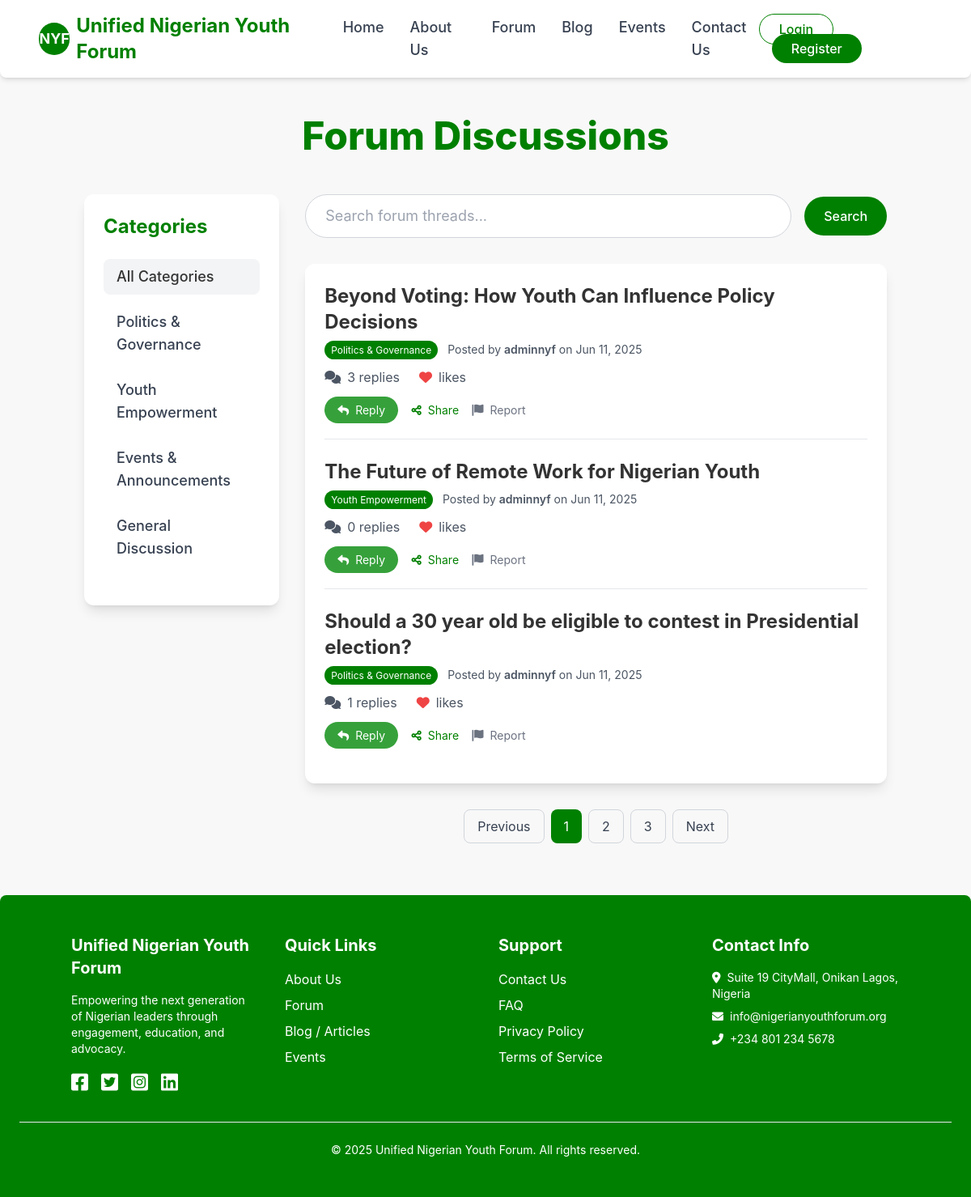
The app's page /forum/ with its own data.
### app/models.py (models this page shows, shortened)
class ForumThread(models.Model):
    title = models.CharField(max_length=255)
    content = models.TextField(blank=True, null=True) # Initial post content
    author = models.ForeignKey(User, on_delete=models.CASCADE, related_name='forum_threads')
    image = models.ImageField(upload_to='forum/', blank=True, null=True)
    category = models.CharField(
        max_length=50,
        choices=[
            ('politics', 'Politics & Governance'),
            ('youth_empowerment', 'Youth Empowerment'),
            ('events_announcements', 'Events & Announcements'),
            ('general', 'General Discussion'),
        ],
        default='general'
    )
    created_at = models.DateTimeField(auto_now_add=True)
    updated_at = models.DateTimeField(auto_now=True)
    class Meta:
        ordering = ['-updated_at'] # Most recently active threads first

class User(AbstractUser):
    phone_number = models.CharField(max_length=15, blank=True, null=True)
    bio = models.TextField(blank=True, null=True)
    profile_pics = models.ImageField(upload_to='profile_pics/', blank=True, null=True,
                                     help_text="User's profile picture.")

### app/views.py (the view)
# urls.py: path('forum/', views.forum_list_view, name='forum_list'),
def forum_list_view(request):
    threads = ForumThread.objects.annotate(num_replies=Count('replies')).all().order_by('-updated_at')
    query = request.GET.get('q')
    category = request.GET.get('category')
    if query:
        threads = threads.filter(title__icontains=query)
    if category and category != 'all':
        threads = threads.filter(category=category)
    context = {
        'threads': threads,
        'current_query': query,
        'current_category': category,
        'categories': ForumThread.category.field.choices, # Get choices for dropdown
    }
    return render(request, 'app/forum_list.html', context)

### app/templates/app/forum_list.html (shortened to what this page needs)
{% extends 'app/layout.html' %}
{% block content %}
    <div class="container mx-auto px-4 py-16">
        <h1 class="text-5xl font-extrabold text-primary-green text-center mb-12">Forum Discussions</h1>
        <div class="flex flex-col lg:flex-row gap-8">
            <aside class="w-full lg:w-1/4 bg-white rounded-xl shadow-lg p-6 lg:sticky lg:top-24 h-fit">
                <h2 class="text-2xl font-bold text-primary-green mb-6">Categories</h2>
                <nav class="space-y-3 mb-6">
                    <a href="{% url 'forum_list' %}?category=all" class="block px-4 py-2 rounded-lg text-lg font-medium text-dark-text {% if not current_category or current_category == 'all' %}bg-gray-100{% endif %}">All Categories</a>
                    {% for value, label in categories %}
                    <a href="{% url 'forum_list' %}?category={{ value }}" class="block px-4 py-2 rounded-lg text-lg font-medium text-gray-700 hover:bg-gray-50 {% if current_category == value %}bg-gray-100{% endif %}">{{ label }}</a>
                    {% endfor %}
                </nav>
            </aside>
            <div class="w-full lg:w-3/4">
                <div class="mb-8">
                    <form method="get" action="{% url 'forum_list' %}" class="flex items-center">
                        <input type="text" name="q" placeholder="Search forum threads..." class="flex-grow px-6 py-3 border border-gray-300 rounded-full focus:outline-none focus:border-primary-green transition-colors text-lg" value="{{ current_query|default:'' }}">
                        <button type="submit" class="ml-4 bg-primary-green text-white px-6 py-3 rounded-full hover:bg-secondary-green transition-colors font-medium">Search</button>
                    </form>
                </div>
                <div class="bg-white rounded-xl shadow-lg p-6 mb-8">
                    <ul class="space-y-6">
                        {% for thread in threads %}
                        <li class="border-b border-gray-200 pb-6 last:border-b-0">
                            <h3 class="text-2xl font-bold text-dark-text mb-2">
                                <a href="{% url 'forum_detail' thread_id=thread.id %}" class="hover:text-primary-green transition-colors">{{ thread.title }}</a>
                            </h3>
                            <p class="text-gray-600 text-sm mb-3">
                                <span class="bg-primary-green text-white text-xs px-2 py-1 rounded-full mr-2">{{ thread.get_category_display }}</span>
                                Posted by <span class="font-semibold">{{ thread.author.username }}</span> on {{ thread.created_at|date:"M d, Y" }}
                            </p>
                            <div class="flex items-center space-x-6 text-gray-600">
                                <span class="flex items-center"><i class="fas fa-comments mr-2"></i> {{ thread.num_replies }} replies</span>
                                <span class="flex items-center"><i class="fas fa-heart mr-2 text-red-500"></i> {{ thread.likes.count }} likes</span>
                            </div>
                            <div class="mt-4 space-x-3">
                                <a href="{% url 'forum_detail' thread_id=thread.id %}" class="bg-secondary-green text-white px-4 py-2 rounded-full text-sm hover:bg-primary-green transition-colors"><i class="fas fa-reply mr-1"></i> Reply</a>
                                <button class="text-primary-green hover:text-secondary-green transition-colors text-sm"><i class="fas fa-share-alt mr-1"></i> Share</button>
                                <button class="text-gray-500 hover:text-red-500 transition-colors text-sm"><i class="fas fa-flag mr-1"></i> Report</button>
                            </div>
                        </li>
                        {% empty %}
                        <p class="text-center text-gray-600">No forum threads found.</p>
                        {% endfor %}
                    </ul>
                </div>
                <div class="flex justify-center space-x-2 mt-8">
                    <button class="px-4 py-2 border border-gray-300 rounded-lg text-gray-700 hover:bg-gray-100">Previous</button>
                    <button class="px-4 py-2 bg-primary-green text-white rounded-lg">1</button>
                    <button class="px-4 py-2 border border-gray-300 rounded-lg text-gray-700 hover:bg-gray-100">2</button>
                    <button class="px-4 py-2 border border-gray-300 rounded-lg text-gray-700 hover:bg-gray-100">3</button>
                    <button class="px-4 py-2 border border-gray-300 rounded-lg text-gray-700 hover:bg-gray-100">Next</button>
                </div>
            </div>
        </div>
    </div>
{% endblock %}

### app/templates/app/layout.html (style rules this page uses)
:root { --primary-green: #008000; --secondary-green: #36A13B; --white: #FFFFFF; --off-white: #F8F8F8; --dark-text: #333333; --accent-gray: #777777; }
.bg-primary-green { background-color: var(--primary-green); }
.bg-secondary-green { background-color: var(--secondary-green); }
.text-primary-green { color: var(--primary-green); }
body { font-family: 'Inter', sans-serif; color: var(--dark-text); background-color: var(--off-white); }
html { scroll-behavior: smooth; }
input[type="text"], input[type="email"], input[type="password"], input[type="number"], textarea, select { @apply w-full px-4 py-3 border border-gray-300 rounded-lg focus:outline-none focus:border-primary-green transition-colors; }

### records on screen
ForumThread: title "Beyond Voting: How Youth Can Influence Policy Decisions", category "Politics & Governance", author.username "adminnyf", created_at "Jun 11, 2025", num_replies "3"
ForumThread: title "The Future of Remote Work for Nigerian Youth", category "Youth Empowerment", author.username "adminnyf", created_at "Jun 11, 2025", num_replies "0"
ForumThread: title "Should a 30 year old be eligible to contest in Presidential election?", category "Politics & Governance", author.username "adminnyf", created_at "Jun 11, 2025", num_replies "1"

### other values on screen
{{ label }} "Politics & Governance" "Youth Empowerment" "Events & Announcements" "General Discussion"
